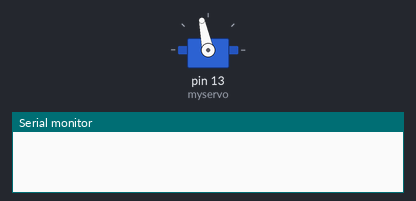
A sketch run on a simulated Arduino Uno, built with avr-gcc and run on an emulated ATmega328P. Parts: servo, the last lines printed to the serial monitor.

Above: at 0.05 s.
At 15.75 s:
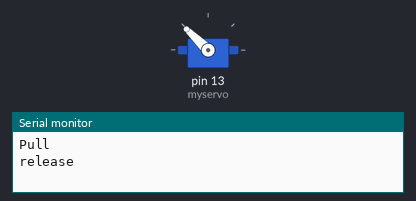
Timing chart, 0 to 20.5 s (numbered marks = the images above):
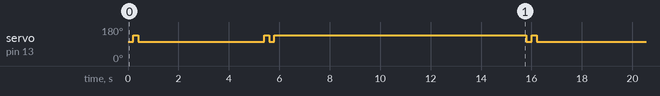

Measured:
- by itself, servo on pin 13 (myservo): repeats every 15.8 s: 102° 5.0 s, 136° 0.20 s, 102° 0.20 s, 136° 10.0 s, 102° 0.20 s, 136° 0.20 s

The sketch:

rearbraketest.ino
```cpp
/*
 Controlling a servo position using a potentiometer (variable resistor)
 by Michal Rinott <http://people.interaction-ivrea.it/m.rinott>

 modified on 8 Nov 2013
 by Scott Fitzgerald
 http://www.arduino.cc/en/Tutorial/Knob
*/

#include <Servo.h>

Servo myservo;  // create servo object to control a servo

int potpin = 0;  // analog pin used to connect the potentiometer
int val;    // variable to read the value from the analog pin

void setup() {
  Serial.begin(9600);
  myservo.attach(13);  // attaches the servo on pin 9 to the servo object
}
void loop() {
     // scale it to use it with the servo (value between 0 and 180)
  myservo.writeMicroseconds (1600);
  delay(200);
  myservo.writeMicroseconds (1950);
  delay(200);
  myservo.writeMicroseconds (1600);


  Serial.println("Pull");
  delay(5000);// waits for the servo to get there

  myservo.writeMicroseconds (1950);
  delay(200);
  myservo.writeMicroseconds (1600);
  delay(200);
  myservo.writeMicroseconds (1950);


  Serial.println("release");
  delay(10000);// waits for the servo to get there


}
```
